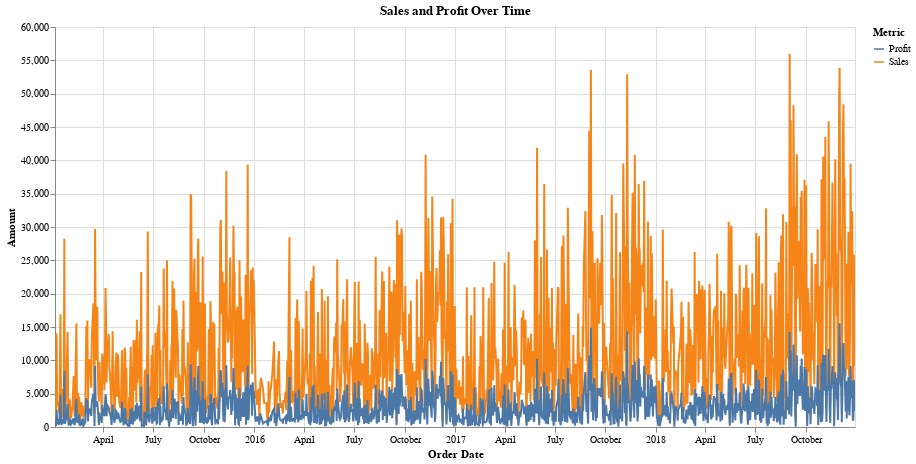

The notebook cell this image was saved under:
### Code cell
import altair as alt
import pandas as pd
sale_df = pd.read_csv('Supermart Grocery Sales - Retail Analytics Dataset.csv', encoding='unicode_escape')
sale_df['Order Date'] = pd.to_datetime(sale_df['Order Date'], format='mixed', errors='coerce')
time_series_data = sale_df.groupby('Order Date')[['Sales', 'Profit']].sum().reset_index()
melted_data = time_series_data.melt('Order Date', var_name='Metric', value_name='Amount')
line_chart = alt.Chart(melted_data).mark_line().encode(
    x=alt.X('Order Date:T', title='Order Date'),
    y=alt.Y('Amount:Q', title='Amount'),
    color='Metric:N',
    tooltip=['Metric', 'Amount']
).properties(
    title='Sales and Profit Over Time',
    width=800,
    height=400
).interactive()
line_chart

### Figure 1 — Vega-Lite specification as saved in the notebook (floating-point values rounded to 4 significant figures; data arrays with more than 128 entries replaced by an {"elided": "..."} marker saying what was removed)
{"config": {"view": {"continuousWidth": 300, "continuousHeight": 300}}, "data": {"name": "data-7552c66c923bf70988ddbd00c3325d24"}, "mark": {"type": "line"}, "encoding": {"color": {"field": "Metric", "type": "nominal"}, "tooltip": [{"field": "Metric", "type": "nominal"}, {"field": "Amount", "type": "quantitative"}], "x": {"field": "Order Date", "title": "Order Date", "type": "temporal"}, "y": {"field": "Amount", "title": "Amount", "type": "quantitative"}}, "height": 400, "params": [{"name": "param_3", "select": {"type": "interval", "encodings": ["x", "y"]}, "bind": "scales"}], "title": "Sales and Profit Over Time", "width": 800, "$schema": "https://vega.github.io/schema/vega-lite/v5.20.1.json", "datasets": {"data-7552c66c923bf70988ddbd00c3325d24": {"elided": "2472 records"}}}
